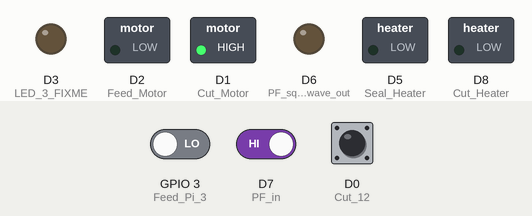
The sketch below on a simulated ESP8266 (NodeMCU). Parts: switched loads named in the sketch (green lamp = pin HIGH), output pins drawn as LEDs (lit = HIGH). Dashed ring = blinking. The inputs (shaded band) are chosen by the test bench; at power-on: D0 (Cut_12) HIGH, D7 (PF_in) HIGH, GPIO 3 (Feed_Pi_3) LOW.

Above: at 0.8 s.
0.9 s: D0 (Cut_12) driven LOW
At 1.3 s:
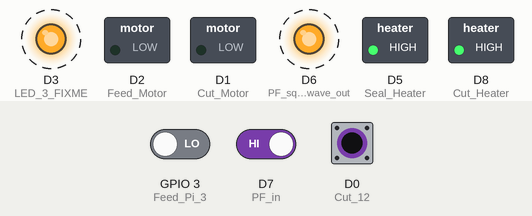
3.9 s: D7 (PF_in) driven LOW
At 6.1 s:
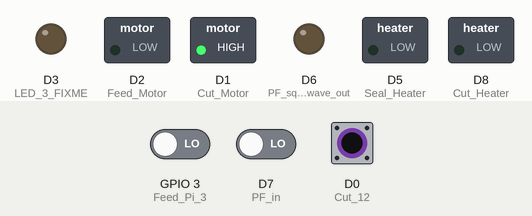
6.4 s: D0 (Cut_12) pulsed HIGH 2 times (0.12 s each, 0.3 s apart)
At 6.8 s:
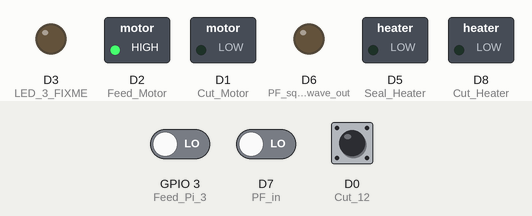
Timing chart, 0 to 9.4 s (numbered marks = the images above; inputs shaded):
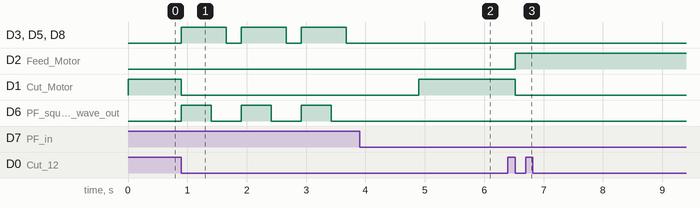

Measured:
- after the input at 0.9 s, D3 (LED_3_FIXME), D5 (Seal_Heater), D8 (Cut_Heater): alternates HIGH for 0.76 s and LOW for 0.25 s, starting at once; D1 (Cut_Motor): HIGH → LOW at once; D6 (PF_square_wave_out): alternates HIGH for 0.51 s and LOW for 0.51 s, starting at once
- after the input at 3.9 s, D3 (LED_3_FIXME), D6 (PF_square_wave_out), D5 (Seal_Heater), D8 (Cut_Heater): stops changing and stays LOW; D1 (Cut_Motor): LOW → HIGH after 1.0 s
- after the input at 6.4 s, D2 (Feed_Motor): LOW → HIGH after 0.12 s; D1 (Cut_Motor): HIGH → LOW after 0.12 s

The sketch:

arduino.ino
```cpp
int heatState = LOW;             // heatState used to set the LED
int pf_ready_State = LOW;        // heatState used to set the LE

unsigned long previousMillis = 0;     // will store last time LED was updated
unsigned long pf_ready_previousMillis = 0;

const long interval = 1000;           // interval at which to blink (milliseconds)
const long pf_ready_interval = 500;   // interval at which to blink (milliseconds)

bool PF_READY = false;
bool STARTED = false;
long OnTime = 750;           // milliseconds of on-time
long OffTime = 250;          // milliseconds of off-time


void setup() {
  // set the digital pin as output:
  pinMode(D1, OUTPUT); // Cut Motor
  pinMode(D2, OUTPUT); // Feed Motor
  pinMode(D3, OUTPUT); // LED 3 FIXME
  pinMode(D5, OUTPUT); // Seal Heater
  pinMode(D8, OUTPUT); // Cut Heater
  pinMode(D0, INPUT); // Cut 12'Oclock (one mag) (cut sensor)
  pinMode(3, INPUT); // Feed Pi 3.14 (three mag) (feed sensor)
  pinMode(D7, INPUT); // PF in ( pulls high)
  pinMode(D6, OUTPUT); // PF square wave out (ready)
  //Serial.begin(115200);

  // init the cut motor, correcting bad shutdown. Advance until ready state.
  while ( digitalRead(D0) == HIGH ){
    digitalWrite(D1, HIGH);
  }
    digitalWrite(D1, LOW); // end init
}

void heaters(){
  unsigned long currentMillis = millis();
  if (currentMillis - previousMillis >= interval) {
    // save the last time you blinked the LED
    previousMillis = currentMillis;
    // if the LED is off turn it on and vice-versa:
    if (heatState == LOW) {
      heatState = HIGH;
    } else {
      heatState = LOW;
    }
    // set the LED with the heatState of the variable:
    digitalWrite(D5, heatState);
    digitalWrite(D8, heatState);
    digitalWrite(D3, heatState);
  }
}

void heaters_two()
{
  // check to see if it's time to change the state of the LED
  unsigned long currentMillis = millis();

  if((heatState == HIGH) && (currentMillis - previousMillis >= OnTime))
  {
    heatState = LOW;
    previousMillis = currentMillis;  // Remember the time
    digitalWrite(D5, heatState);
    digitalWrite(D8, heatState);
    digitalWrite(D3, heatState);


  }
  else if ((heatState == LOW) && (currentMillis - previousMillis >= OffTime))
  {
    heatState = HIGH;  // turn it on
    previousMillis = currentMillis;   // Remember the time
    digitalWrite(D5, heatState);
    digitalWrite(D8, heatState);
    digitalWrite(D3, heatState);  }
}


bool CUTTER_COMPLETE(){ // is cutter closed?
  int cutState = digitalRead(D0);
  //delay(10); // this delay matters so it can do the read
  if(cutState==LOW){ // low is 12 O'clock
    return true;
  } else {
    return false;
  }
}

bool PF_START(){ // Signal from PF machines
  int cutState = digitalRead(D7);
  if(cutState==LOW){ // Pulled low is 'on'
    return true;
  } else {
    return false;
  }
}

void cut(){
  do{
  digitalWrite(D1, HIGH); // start the motor
  } while(CUTTER_COMPLETE() == true);

  while(CUTTER_COMPLETE()==false){ // wait for the rotation to complete
  digitalWrite(D1, HIGH); // keep it up while its waiting
    }
  digitalWrite(D1, LOW); // when its done shut the motor down
}

int FEED_TICK = 9; // How long is the feed going to be?
void feed(){
  int feedState; // current state
  int lastFeedState; // previous state
  int ticks = 0; // counter
  digitalWrite(D2, HIGH);
  do{
    feedState = digitalRead(3);
    delay(1); // this dleay is for stability
    if(feedState != lastFeedState){
      if(feedState==LOW){ticks++;}
      }
    lastFeedState = feedState;
  }
  while(ticks < FEED_TICK);
  digitalWrite(D2, LOW);
}

void pf_ready(){
  unsigned long pf_ready_currentMillis = millis();
  if (pf_ready_currentMillis - pf_ready_previousMillis >= pf_ready_interval) {
    // save the last time you blinked the LED
    pf_ready_previousMillis = pf_ready_currentMillis;
    // if the LED is off turn it on and vice-versa:
    if (pf_ready_State == LOW) {
      pf_ready_State = HIGH;
    } else {
      pf_ready_State = LOW;
    }
    // set the LED with the heatState of the variable:
    if(PF_READY=true){digitalWrite(D6, pf_ready_State);}
    else{digitalWrite(D6, HIGH);}
  }
  }

/*
1. on PF_START
2. Wait for candy to drop
3. Complete 1 cutter rotation
4. Feed the new plastic.
5 .Signal PF_READY
*/
void loop() {
  heaters_two();
  pf_ready();
  delay(10);
  if(PF_START()){STARTED=true;PF_READY=false;}
  if(STARTED){
    delay(1000); // FOR THE CANDY TO FALL
    cut();
    //delay(1000); // for the hell of it
    feed();
    STARTED = false; PF_READY=true;
  }
}
```
